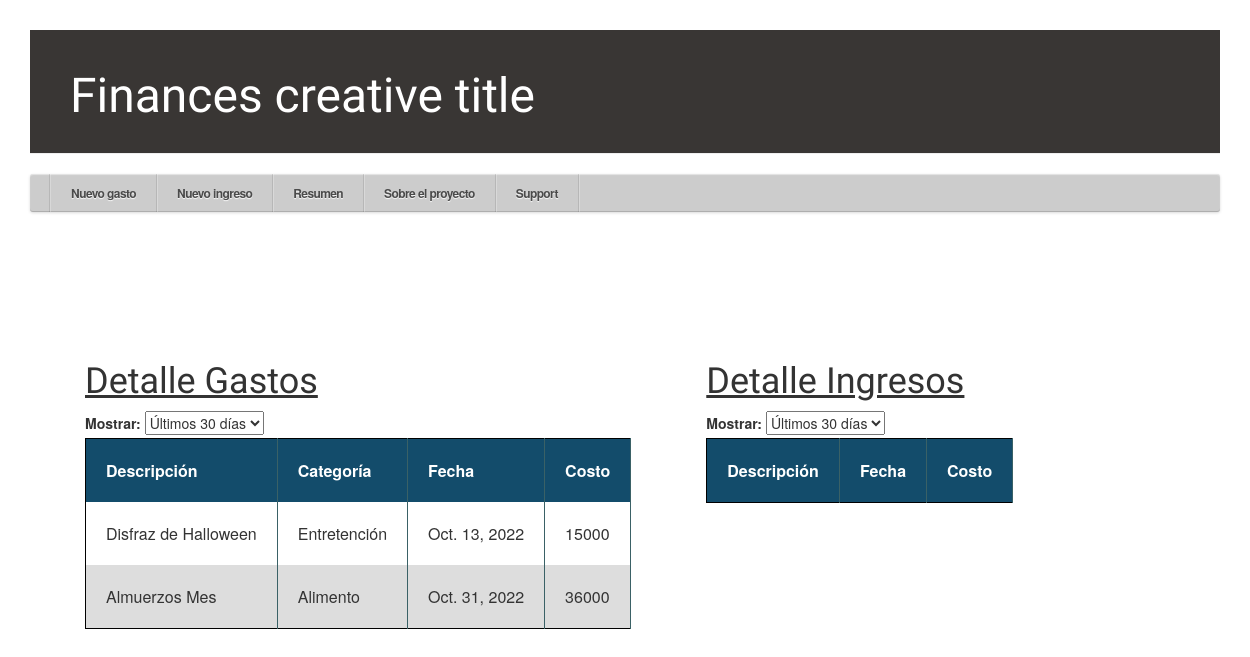
Before: /resumen/ with the older database file.
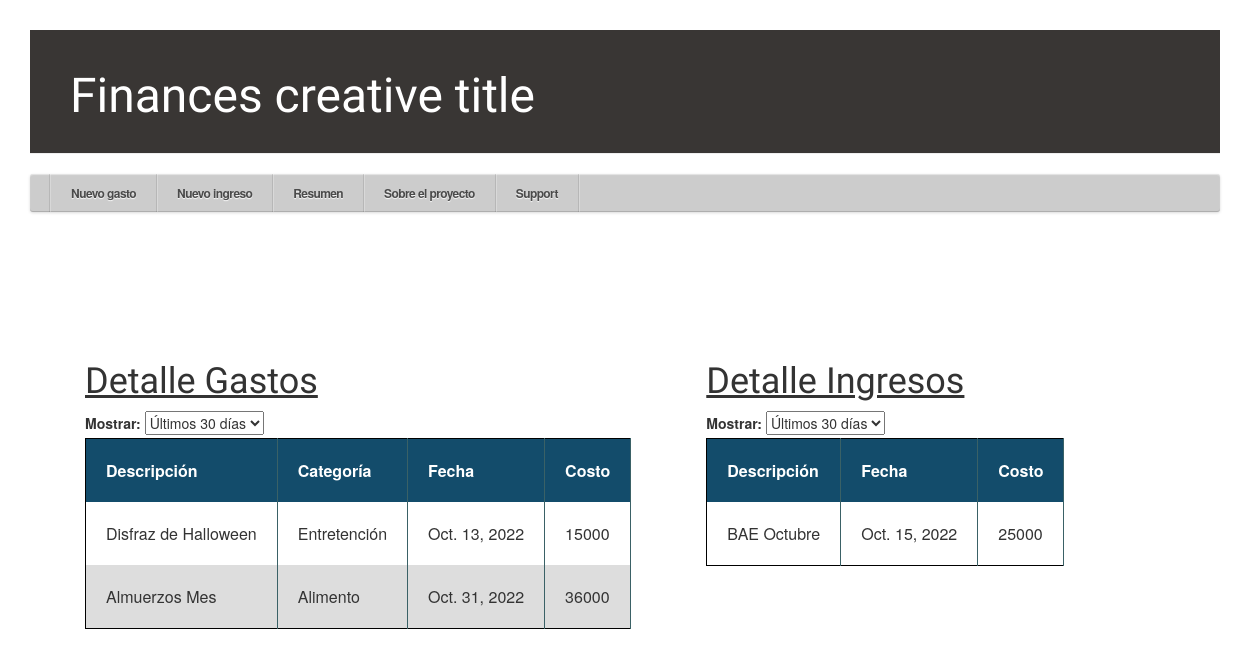
After: the same page with the newer database file.
### aplicacion/models.py (models this page shows, shortened)
class gastos(models.Model):
    id_usuario = models.ForeignKey(settings.AUTH_USER_MODEL, on_delete=models.CASCADE)
    titulo = models.CharField(max_length=20)
    descripcion = models.TextField(blank=True, null=True)
    RECURRENCIA = [
        ('Si', 'Si'),
        ('No', 'No'),
    ]
    recurrente = models.CharField(max_length=2, choices=RECURRENCIA)
    fecha_cobro = models.DateField()
    PRIORIDAD = [
        ('Alta', 'Alta'),
        ('Media', 'Media'),
        ('Baja', 'Baja'),
    ]
    prioridad = models.CharField(max_length=10, choices=PRIORIDAD)
    monto = models.IntegerField()
    CATEGORIA = [
        ('Entretención', 'Entretención'),
        ('Transporte', 'Transporte'),
        ('Alimento', 'Alimentos'),
        ('Cuentas Básicas', 'Cuentas Básicas'),
        ('Dividendo', 'Dividendo'),
        ('Otros', 'Otros'),
    ]
    categoria = models.CharField(max_length=100, choices=CATEGORIA)
    class Meta:
        ordering = ["fecha_cobro"]

class Ingresos(models.Model):
    id_usuario = models.ForeignKey(settings.AUTH_USER_MODEL, on_delete=models.CASCADE)
    titulo = models.CharField(max_length=20)
    descripcion = models.TextField(blank=True, null=True)
    RECURRENCIA = [
        ('Si', 'Si'),
        ('No', 'No'),
    ]
    recurrente = models.CharField(max_length=2, choices=RECURRENCIA)
    fecha_ingreso = models.DateField()
    monto = models.IntegerField()
    class Meta:
        ordering = ["fecha_ingreso"]

### aplicacion/views.py (the view)
# urls.py: path('resumen/', views.resumen, name='resumen'),
def resumen(request):
    if request.method == 'GET':
        (gastos1, gastos2, gastos3, gastoanual) = filtro_tablas()
        (ingresos1, ingresos2, ingresos3, ingresoanual) = filtro_tablas_ingresos()
        (cat_list, number_list) = pie_chart_resumen()
        (name_d_list, date_list, date_list_2) = bar_chart_resumen()
        diccionario = {'gastos1' :gastos1, 'gastos2': gastos2, 'gastos3': gastos3, 'gastoanual': gastoanual,
                        'ingresos1' :ingresos1, 'ingresos2': ingresos2, 'ingresos3': ingresos3, 'ingresoanual': ingresoanual,
                        'cat_list': cat_list, 'number_list': number_list,
                        'name_d_list': name_d_list, 'date_list': date_list, 'date_list_2': date_list_2}
        return render(request, 'aplicacion/resumen_html/resumen.html', diccionario)

### aplicacion/views.py (called while the page is built)
def filtro_tablas():
    final_date = timezone.now()
    init_date_1 = timezone.now().date() - timedelta(days=7)
    init_date_2 = timezone.now().date() - timedelta(days=30)
    init_date_3 = timezone.now().date() - timedelta(days=60)
    year = final_date.year
    gastos1 = gastos.objects.order_by('fecha_cobro').filter(fecha_cobro__range=[init_date_1, final_date]) #Tabla opción 1
    gastos2 = gastos.objects.order_by('fecha_cobro').filter(fecha_cobro__range=[init_date_2, final_date]) #Tabla opción 2
    gastos3 = gastos.objects.order_by('fecha_cobro').filter(fecha_cobro__range=[init_date_3, final_date]) #Tabla opción 3
    gastoanual = gastos.objects.order_by('fecha_cobro').filter(fecha_cobro__year__gte=year, fecha_cobro__month__gte=1, fecha_cobro__day__gte=1,
                fecha_cobro__lte=final_date) # Tabla opción 4
    return (gastos1, gastos2, gastos3, gastoanual)

### aplicacion/templates/aplicacion/resumen_html/resumen.html (shortened to what this page needs)
{% extends 'aplicacion/base.html' %}
{% block content %}
<br></br>
<div class="parent2">
	<br></br>
	<br></br>
</div>
<div class="parent2">
	<div class="child0">
	<div id="main-container">
		<div id="titulo_tabla">
			<h1><u>Detalle Gastos</u></h1>
		</div>
		<div>
			<label for="date-range">Mostrar: </label>
			<select id="data-range" onchange="selection_gastos();">
				<option value="2" selected>Últimos 30 días</option>
			</select>
		</div>
	{% include 'aplicacion/resumen_html/tablas_gastos.html'%}
	<div class="center_table">
		<table class="table-sortable" id="table_resumen"> </table>
	</div>
</div>
</div>
	<div id="main-container">
		<div id="titulo_tabla">
			<h1><u>Detalle Ingresos</u></h1>
		</div>
		<div>
			<label for="date-range">Mostrar: </label>
			<select id="data-range2" onchange="selection_ingresos();">
				<option value="2" selected>Últimos 30 días</option>
			</select>
		</div>
	{% include 'aplicacion/resumen_html/tablas_ingresos.html'%}
	<div class="center_table">
		<table class="table-sortable" id="table_resumen_ingresos"> </table>
	</div>
</div>
</div>
{% endblock %}

### aplicacion/templates/aplicacion/resumen_html/tablas_gastos.html (shortened to what this page needs)
<table class="table-sortable" id="table_resumen2" style="display:none;">
	<thead>
		<tr>
			<th>Descripción</th><th>Categoría</th><th>Fecha</th><th>Costo</th>
		</tr>
	</thead>
	{% for gast in gastos2 %}
	<tr>
		<td>{{ gast.titulo }}</td><td>{{gast.categoria}}</td><td>{{ gast.fecha_cobro}}</td><td>{{gast.monto}}
		</td>
	</tr>
	{% endfor %}
</table>

### aplicacion/templates/aplicacion/resumen_html/tablas_ingresos.html (shortened to what this page needs)
<table class="table-sortable" id="table_ingresos2" style="display:none;">
	<thead>
		<tr>
			<th>Descripción</th><th>Fecha</th><th>Costo</th>
		</tr>
	</thead>
	{% for gast in ingresos2 %}
	<tr>
		<td>{{ gast.titulo }}</td><td>{{ gast.fecha_ingreso}}</td><td>{{gast.monto}}
		</td>
	</tr>
	{% endfor %}
</table>

Changed rows visible on the page:
added Ingresos: titulo "BAE Octubre", fecha_ingreso "Oct. 15, 2022", monto "25000"
